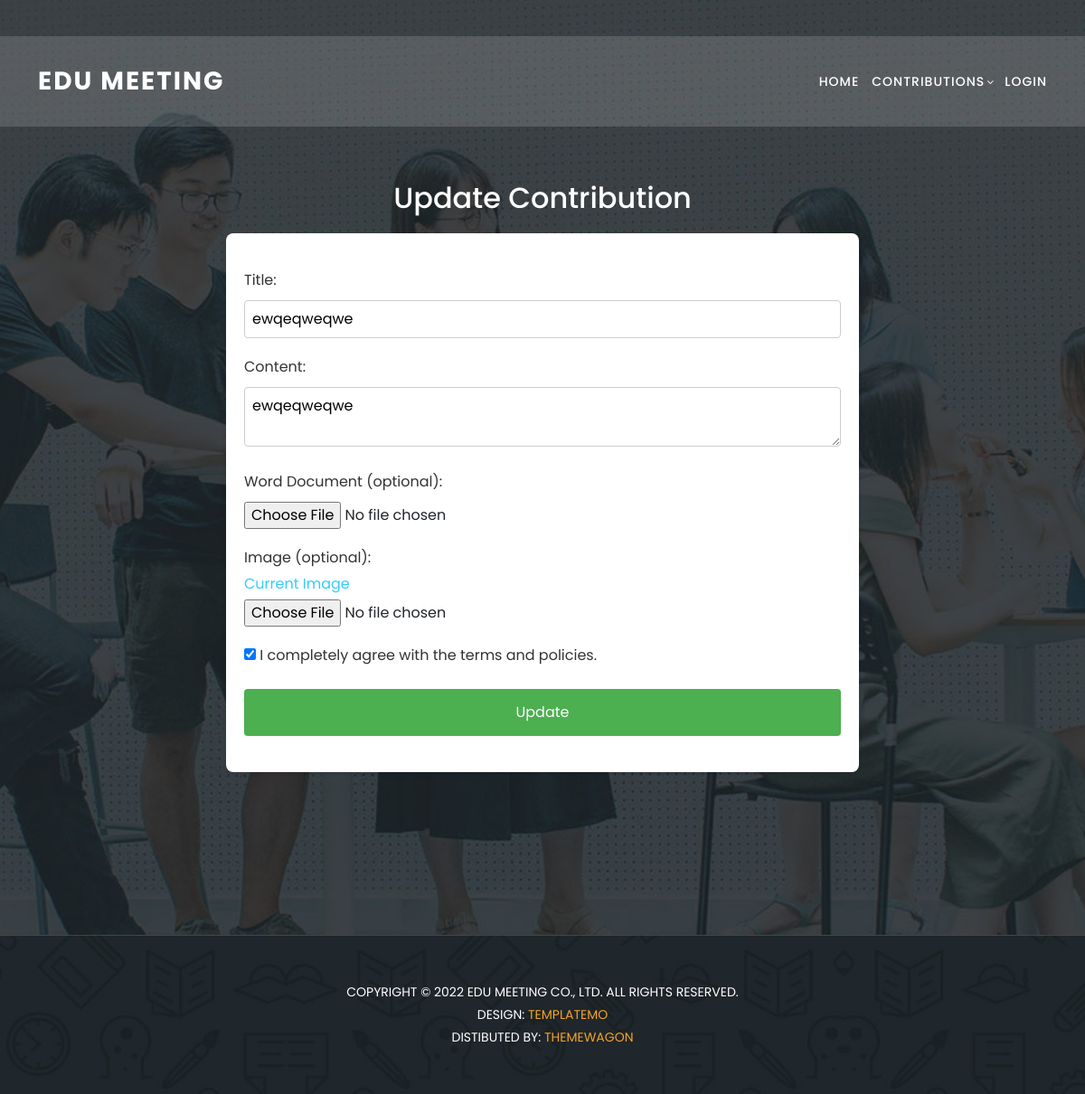
The app's page /contribution/update/24/ with its own data.
### home/models.py (models this page shows, shortened)
class Contributions(models.Model):
    user = models.ManyToManyField(UserProfile)
    title = models.CharField(max_length=30)
    content = models.TextField(null = True)
    faculty = models.ForeignKey(Faculties,on_delete=models.CASCADE)
    term = models.BooleanField(default=False)
    createAt = models.DateTimeField(auto_now_add=True)
    academic_Year = models.ForeignKey(AcademicYear,blank=True, null =True, on_delete=models.CASCADE)
    reject_reason = models.TextField(blank=True, null=True)
    status = models.CharField(max_length=10,  default='waiting')
    public = models.BooleanField(default = False)

### home/views.py (the view, shortened to what this page needs)
# urls.py: path('contribution/update/<int:pk>/', views.update_contribution, name='update_contribution'),
def update_contribution(request, pk):
    contribution = get_object_or_404(Contributions, pk=pk)
    contribution_files = ContributionFiles.objects.filter(contribution=contribution).first()
    context = {
        'contribution': contribution,
        'contribution_files': contribution_files,
    }
    return render(request, 'update_contribution.html', context)

### templates/update_contribution.html (shortened to what this page needs)
{% extends "header.html" %}
{%load static%}
{% block content %}
    <section class="apply-now" id="apply">
      <div class="container">
        <section onload="toggleUploadButton()">
          <h2 class="text-center text-white" style="margin: 20px">
            Update Contribution
          </h2>
          <form method="post" enctype="multipart/form-data">
            <label for="title">Title:</label>
            <input type="text" id="title" name="title" value="{{ contribution.title }}" required><br>
            <label for="content">Content:</label>
            <textarea id="content" name="content" required>{{ contribution.content }}</textarea><br>
            <label for="word">Word Document (optional):</label>
            <input type="file" id="word" name="word" accept=".doc, .docx"><br>
            <label for="img">Image (optional):</label>
            {% if contribution_files.img %}
              <a href="{{ contribution_files.img.url }}" alt="Current Image">Current Image</a><br>
            {% endif %}
            <input type="file" id="img" name="img" accept="image/*"><br>
            <label for="id_term" name="term"><input
              type="checkbox"
              name="term"
              id="term"
              onclick="toggleUploadButton()"
              {% if contribution.term %}checked{% endif %}
            /> I completely agree with the terms and policies.</label>
            <input type="submit" value="Update" id="uploadButton" />
          </form>
        </section>
      </div>
    </section>
    <section class="contact-us" id="contact">
      <div class="footer">
        <p>
          Copyright © 2022 Edu Meeting Co., Ltd. All Rights Reserved.
          <br />
          Design:
          <a
            href="https://templatemo.com"
            target="_parent"
            title="free css templates"
            >TemplateMo</a
          >
          <br />
          Distibuted By:
          <a
            href="https://themewagon.com"
            target="_blank"
            title="Build Better UI, Faster"
            >ThemeWagon</a
          >
        </p>
      </div>
    </section>
  </body>
</html>
{% endblock content %}

### static/css/templatemo-edu-meeting.css (style rules this page uses)
html, body, div, span, applet, object, iframe, h1, h2, h3, h4, h5, h6, p, blockquote, div pre, a, abbr, acronym, address, big, cite, code, del, dfn, em, font, img, ins, kbd, q, s, samp, small, strike, strong, sub, sup, tt, var, b, u, i, center, dl, dt, dd, ol, ul, li, figure, header, nav, section, article, aside, footer, figcaption { margin: 0; padding: 0; border: 0; outline: 0; }
header, nav, section, article, aside, footer, hgroup { display: block; }
* { box-sizing: border-box; }
html, body { font-family: 'Poppins', sans-serif; font-weight: 400; background-color: #fff; font-size: 16px; -ms-text-size-adjust: 100%; -webkit-font-smoothing: antialiased; -moz-osx-font-smoothing: grayscale; }
a { text-decoration: none !important; color: #3CF; }
h1, h2, h3, h4, h5, h6 { margin-top: 0px; margin-bottom: 0px; }
p { font-size: 14px; line-height: 25px; color: #2a2a2a; }
html, body { background: #fff; font-family: 'Poppins', sans-serif; }
section.apply-now { background-image: url(../images/apply-bg.jpg); background-position: center center; background-attachment: fixed; background-repeat: no-repeat; background-size: cover; padding: 180px 0px; }
section.contact-us { background-image: url(../images/meetings-bg.jpg); background-position: center center; background-attachment: fixed; background-repeat: no-repeat; background-size: cover; }
.footer { text-align: center; border-top: 1px solid rgba(250,250,250,0.15); padding: 50px 0px; }
.footer p { text-transform: uppercase; font-size: 14px; color: #fff; }
.footer p a { color: #f5a425; }

### templates/update_contribution.html (style rules this page uses)
form { background: #fff; padding: 20px; border-radius: 8px; box-shadow: 0 2px 4px rgba(0, 0, 0, 0.1); max-width: 700px; margin: auto; }
label { display: block; margin-bottom: 5px; margin-top: 20px; color: #333; }
input[type="text"], input[type="email"], input[type="password"], textarea, select { width: 100%; padding: 8px; margin-top: 5px; border: 1px solid #ccc; border-radius: 4px; box-sizing: border-box; display: inline-block; }
input[type="checkbox"] { margin-top: 0px; }
input[type="submit"] { background-color: #4caf50; color: white; padding: 14px 20px; margin: 20px 0; border: none; border-radius: 4px; cursor: pointer; width: 100%; }
input[type="file"] { background-color: #ffffff; margin-top: 5px; }

### records on screen
Contributions: title "ewqeqweqwe", content "ewqeqweqwe", term "☑"
